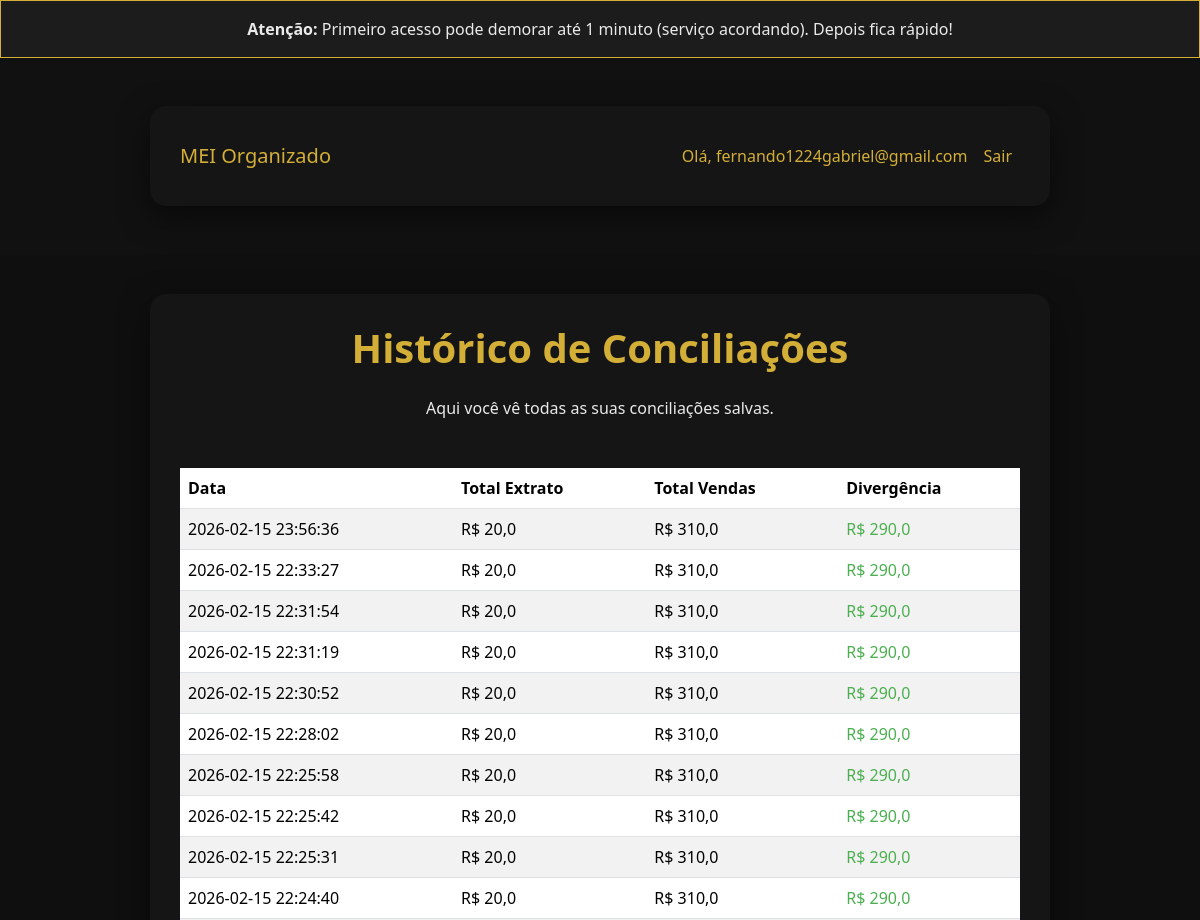
/historico (signed in, upper part), run on an earlier commit of the app's database.
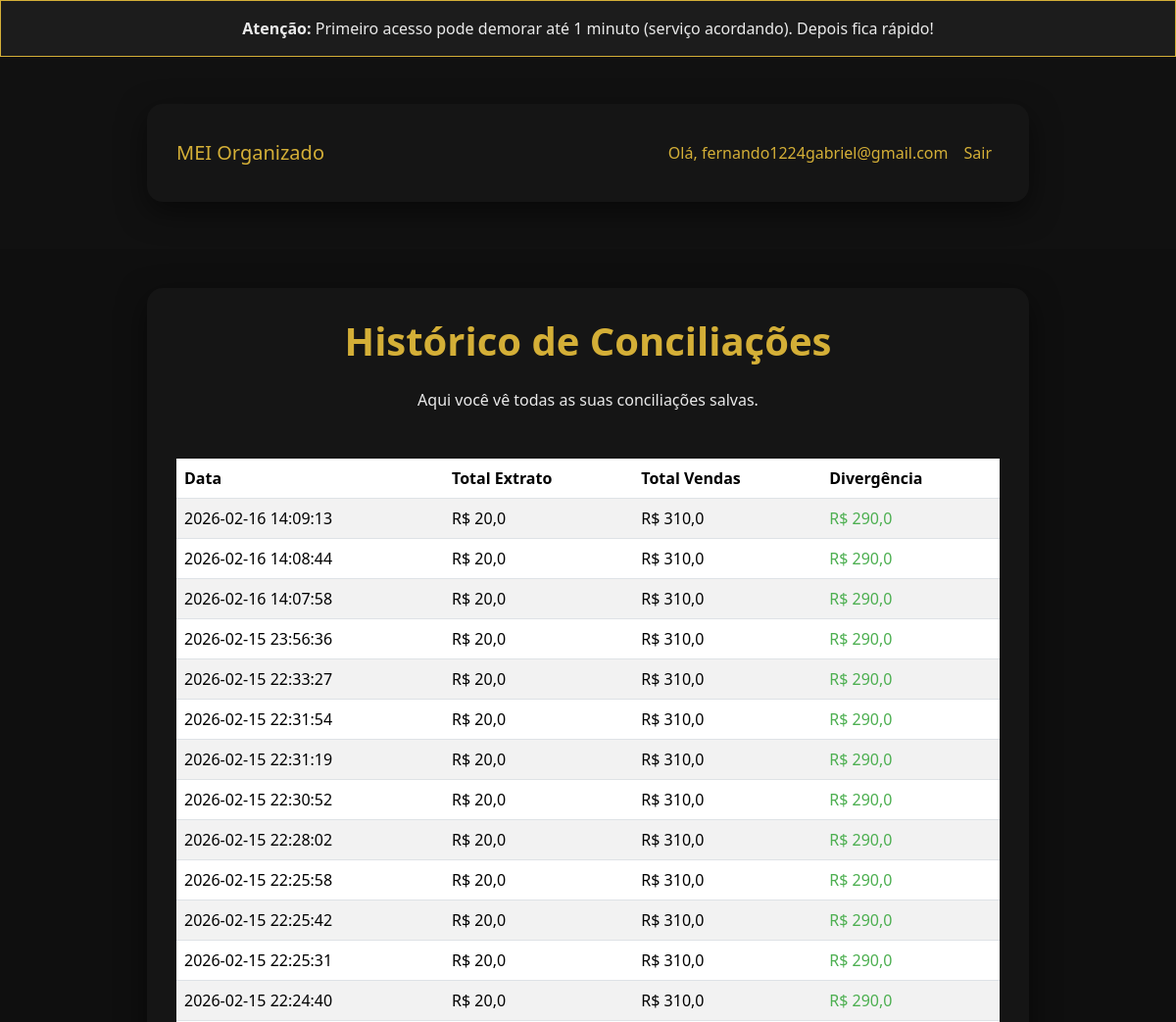
And on a later commit of the database.
### tables this page shows
CREATE TABLE users
             (id INTEGER PRIMARY KEY, email TEXT UNIQUE, password TEXT, is_pro INTEGER DEFAULT 0);

CREATE TABLE conciliacoes
             (id INTEGER PRIMARY KEY, user_id INTEGER, data TEXT, total_extrato REAL, total_vendas REAL, divergencia REAL);

### app.py (the view)
@app.route('/historico')
@login_required
def historico():
    c.execute("SELECT data, total_extrato, total_vendas, divergencia FROM conciliacoes WHERE user_id = ? ORDER BY id DESC", (current_user.id,))
    conciliacoes = c.fetchall()
    return render_template('historico.html', conciliacoes=conciliacoes)

### app.py (called while the page is built)
@login_manager.user_loader
def load_user(user_id):
    c.execute("SELECT id, email, is_pro FROM users WHERE id = ?", (user_id,))
    row = c.fetchone()
    if row:
        return User(row[0], row[1], row[2])
    return None

### templates/historico.html (shortened to what this page needs)
<!DOCTYPE html>
<html lang="pt-BR">
<head>
    <link href="https://cdn.jsdelivr.net/npm/bootstrap@5.3.3/dist/css/bootstrap.min.css" rel="stylesheet">
</head>
<body>
    <div class="alert alert-info text-center mb-0 rounded-0">
        <strong>Atenção:</strong> Primeiro acesso pode demorar até 1 minuto (serviço acordando). Depois fica rápido!
    </div>
    <nav class="navbar navbar-expand-lg navbar-light bg-light">
        <div class="container">
            <a class="navbar-brand" href="/">MEI Organizado</a>
            <div class="navbar-nav ms-auto">
                <span class="nav-link">Olá, {{ current_user.email }}</span>
                <a class="nav-link" href="{{ url_for('logout') }}">Sair</a>
            </div>
        </div>
    </nav>
    <div class="container">
        <h1 class="text-center mb-4">Histórico de Conciliações</h1>
        <p class="text-center mb-5">Aqui você vê todas as suas conciliações salvas.</p>
        {% if conciliacoes %}
            <table class="table table-striped table-hover">
                <thead>
                    <tr>
                        <th>Data</th>
                        <th>Total Extrato</th>
                        <th>Total Vendas</th>
                        <th>Divergência</th>
                    </tr>
                </thead>
                <tbody>
                    {% for conc in conciliacoes %}
                        <tr>
                            <td>{{ conc[0] }}</td>
                            <td>R$ {{ conc[1]|round(2)|string|replace('.', ',') }}</td>
                            <td>R$ {{ conc[2]|round(2)|string|replace('.', ',') }}</td>
                            <td {% if conc[3] >= 0 %}class="text-success"{% else %}class="text-danger"{% endif %}>
                                R$ {{ conc[3]|round(2)|string|replace('.', ',') }}
                            </td>
                        </tr>
                    {% endfor %}
                </tbody>
            </table>
        {% else %}
            <div class="alert alert-info text-center">
                Ainda não há conciliações salvas. Faça uma nova no <a href="{{ url_for('home') }}">home</a>.
            </div>
        {% endif %}
    </div>
</body>
</html>

### templates/historico.html (style rules this page uses)
body { background: #0F0F0F; font-family: system-ui, sans-serif; color: #EAEAEA; }
.container { max-width: 900px; margin: 40px auto; padding: 30px; background: #151515; border-radius: 16px; box-shadow: 0 10px 30px rgba(0,0,0,0.5); }
h1 { color: #D4AF37; font-weight: 700; }
.navbar { background: #111 !important; }
.navbar-brand, .nav-link { color: #D4AF37 !important; font-weight: 500; }
.table { margin-top: 30px; color: #EAEAEA; }
.table thead { background: #1C1C1C; color: #D4AF37; }
.table-striped tbody tr:nth-of-type(odd) { background-color: #181818; }
.alert-info { background: #1C1C1C; border: 1px solid #D4AF37; color: #EAEAEA; }
.text-success { color: #4CAF50 !important; }
a { color: #D4AF37; }

What changed in the data, as far as the page shows it:
added conciliacoes: data "2026-02-16 14:09:13", total_extrato "20,0", total_vendas "310,0", divergencia "290,0"
added conciliacoes: data "2026-02-16 14:08:44", total_extrato "20,0", total_vendas "310,0", divergencia "290,0"
added conciliacoes: data "2026-02-16 14:07:58", total_extrato "20,0", total_vendas "310,0", divergencia "290,0"
